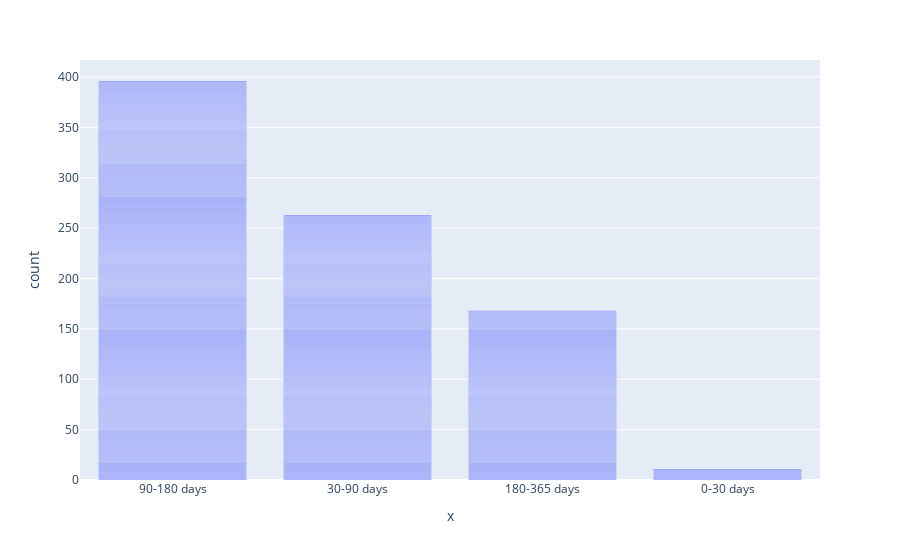

The cell this chart's notebook holds for it:
### Code cell
px.bar(x=date_megre.delta)

### Figure 1 — Plotly figure (JSON) as saved in the notebook; plotly's stock layout.template omitted (floating-point values rounded to 4 significant figures; data arrays with more than 128 entries replaced by an {"elided": "..."} marker saying what was removed)
{"data": [{"alignmentgroup": "True", "hovertemplate": "x=%{x}<br>count=%{y}<extra></extra>", "legendgroup": "", "marker": {"color": "#636efa", "pattern": {"shape": ""}}, "name": "", "offsetgroup": "", "orientation": "v", "showlegend": false, "textposition": "auto", "type": "bar", "x": {"elided": "838 str values"}, "xaxis": "x", "y": {"elided": "838 int values"}, "yaxis": "y"}], "layout": {"barmode": "relative", "legend": {"tracegroupgap": 0}, "margin": {"t": 60}, "xaxis": {"anchor": "y", "domain": [0, 1], "title": {"text": "x"}}, "yaxis": {"anchor": "x", "domain": [0, 1], "title": {"text": "count"}}}}
